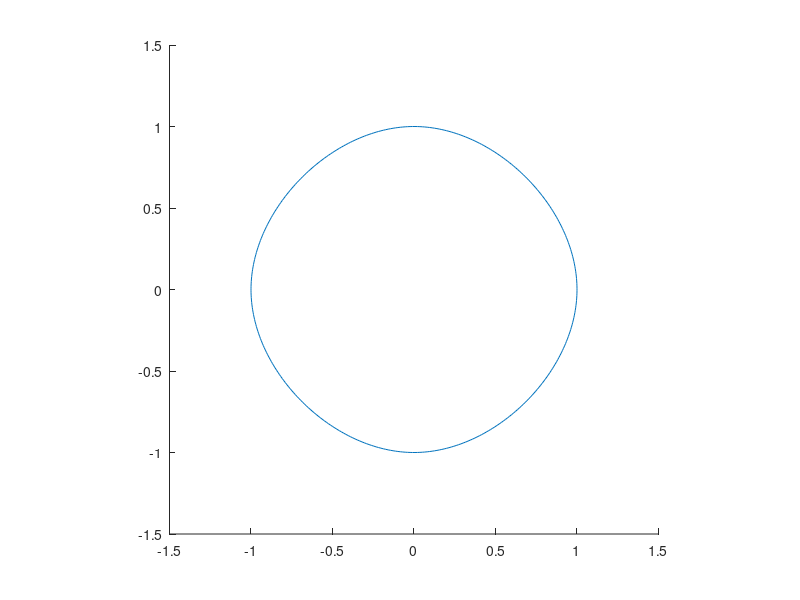

Write the MATLAB code that produced this figure.
% order
p = 3;
% number of control points/basis functions
n = 7;
% size of knot vector
k = n+p+1;
% actual knot vector
t = linspace(0,1,k);
% actual control points
P = zeros(2,n);

% circle
a = 2*pi/(n-p);
h = sin(a)/(2+cos(a));
mu = 3/(2+cos(a));
 
for i = 1:(n-p)
   P(1,i) = cos((i)*a)*mu;
   P(2,i) = sin((i)*a)*mu;
end
w = ones(1,n);

P(1:2,end-(p-1):end) = P(1:2,1:p);
w(1,end-(p-1):end) = w(1,1:p);

% % Nurbs circle
% P = [1,1,0,-1,-1,-1,0,1,1;
%      0,1,1,1,0,-1,-1,-1,0];
% t = [0,0,0,1,1,2,2,3,3,4,4,4];
% ww = sqrt(2)/2;
% w = [1,ww,1,ww,1,ww,1,ww,1];

%% Now let's evaluate the basis functions
% iter is number of basis functions to evaluate for each N
iter = n+p;
% N contains all basis functions of all orders
N = cell(n + p,p);
% Evaluation points
ev = 1000;
% tmp is the temporary holder for the evaluation of a given basis function
tmp = zeros(1,ev);
% basis functions of 1 order lower at i and i+1
tmpm=tmp;
tmpp=tmp;
% xi is the knot value
xi = linspace(min(t),max(t),ev);

% Outer loop goes from order 0 -> order P basis functions
for i = 1:p+1
%   Inner loop evaluates the basis functions
    for j = 1:iter
%       Get lower order basis functions
        if i>1
            tmpm = N{j,i-1};
            tmpp = N{j+1,i-1};
        end
%       Loop over knot values to eval
        for kk = 1:ev
%           Evaluate 0th order basis fns
            if i==1
                if xi(kk)<= t(j+1)&& xi(kk)>=t(j)
                    tmp(kk) = 1;
                else
                    tmp(kk) = 0;
                end
%           Evaluate the ith order basis function    
            else
                tmp(kk) = 0;
%               This is to deal with repeated knots
                if t(j+i-1)~=t(j)
                    tmp(kk) = (xi(kk) - t(j)  )/(t(j+i-1) - t(j)  )*tmpm(kk);
                end
                if t(j+i) ~= t(j+1)
                    tmp(kk) = tmp(kk) + (t(j+i) - xi(kk))/(t(j+i  ) - t(j+1))*tmpp(kk);
                end
            end
        end
        N{j,i} = tmp;
    end
    iter = iter-1;
end
% Get the weighted basis fns
R = cell(1,n);
Nw = zeros(1,ev);

% Denominator (2.27 in ch. 2)
for i = 1:n
    Nw = Nw + N{i,end}*w(i);
end

for i = 1:n
    R{i} = N{i,end}*w(i)./Nw;
end

% We only want to evaluate these functions in the knot spans between p+1
% and n+1

% Evaluate using control points
uu = zeros(1,ev);
vv = uu;
track = [];
for i = 1:n
    tmp = R{i};
    for j = 1:ev
%       Only eval on above knot spans
        if xi(j)>t(p+1)&&xi(j)<t(n+1)
            uu(j) = uu(j) + tmp(j)*P(1,i);
            vv(j) = vv(j) + tmp(j)*P(2,i);
%       Keep track of these spots for removal
        else
            track = horzcat(track,j);
        end
    end
end
% Remove unused points
uu(track) = [];
vv(track) = [];
% Close loop
uu = horzcat(uu,uu(1));
vv = horzcat(vv,vv(1));

hold on;
plot(uu,vv)
axis([-1.5,1.5,-1.5,1.5])
pbaspect([1,1,1]);
%% plot basis functions
% % for i = 1:n
% %     plot(xi,N{i,end})
% %     hold on
% % end
% % axis([-.1,1.1,-.1,1.1])
